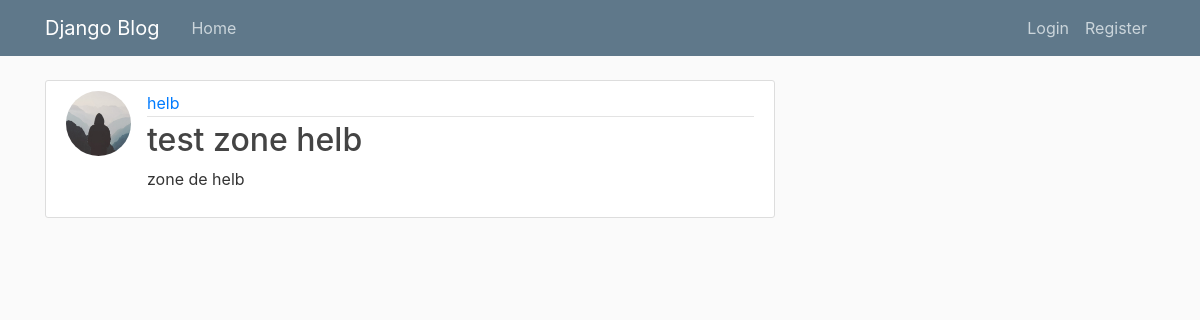
Screenshot of /zone/4/ with the database file from the repository.
### zone/models.py (models this page shows, shortened)
class Zone(models.Model):
    STATUS_CHOICES = [
        ("ACTIVE", "Active"),
        ("ANALYSE", "En analyse"),
        ("SUSPENDUE", "Suspendue"),
    ]
    user = models.ForeignKey(
        User,
        on_delete=models.CASCADE
    )
    name_zone = models.CharField(max_length=100)
    localisation = models.CharField(max_length=255)
    description = models.TextField(blank=True)
    size_zone = models.FloatField(
        null=True,
        blank=True
    )
    statut = models.CharField(
        max_length=20,
        choices=STATUS_CHOICES,
        default="ACTIVE"
    )
    date_creation = models.DateTimeField(
        auto_now_add=True
    )

### users/models.py (models this page shows, shortened)
class Profile(models.Model):
    user = models.OneToOneField(User, on_delete=models.CASCADE)
    image = models.ImageField(default='default.jpg', upload_to='profile_pics')

### zone/views.py (the view)
# urls.py: path('zone/<int:pk>/', ZoneDetailView.as_view(), name='zone-detail'),
class ZoneDetailView(DetailView):
    model = Zone

### zone/templates/zone/zone_detail.html (shortened to what this page needs)
{% extends "zone/base.html" %}
{% block content %}
  <article class="media content-section">
    <img class="rounded-circle article-img" src="{{ object.user.profile.image.url }}">
    <div class="media-body">
      <div class="article-metadata">
        <a class="mr-2" href="#">{{ object.user }}</a>
      </div>
      <h2 class="article-title">{{ object.name_zone }}</h2>
      <p class="article-content">{{ object.description }}</p>
    </div>
  </article>
{% endblock content %}

### blog/static/blog/main.css (style rules this page uses)
body { background: #fafafa; color: #333333; margin-top: 5rem; }
h1, h2, h3, h4, h5, h6 { color: #444444; }
.content-section { background: #ffffff; padding: 10px 20px; border: 1px solid #dddddd; border-radius: 3px; margin-bottom: 20px; }
.article-title { color: #444444; }
.article-content { white-space: pre-line; }
.article-img { height: 65px; width: 65px; margin-right: 16px; }
.article-metadata { padding-bottom: 1px; margin-bottom: 4px; border-bottom: 1px solid #e3e3e3 }

### rows the page displays
Zone: user.profile.image (placeholder picture), user "helb", name_zone "test zone helb", description "zone de helb"
